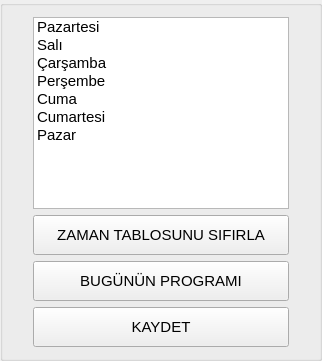
           <widget class="QGroupBox" name="groupBox_9">
            <property name="title">
             <string/>
            </property>
            <property name="alignment">
             <set>Qt::AlignLeading|Qt::AlignLeft|Qt::AlignVCenter</set>
            </property>
            <property name="flat">
             <bool>false</bool>
            </property>
            <layout class="QVBoxLayout" name="verticalLayout_11">
             <property name="leftMargin">
              <number>30</number>
             </property>
             <property name="rightMargin">
              <number>30</number>
             </property>
             <item>
              <widget class="QListWidget" name="listWidget_gunler">
               <property name="font">
                <font>
                 <pointsize>11</pointsize>
                 <weight>50</weight>
                 <bold>false</bold>
                </font>
               </property>
               <property name="toolTip">
                <string>Günü tıklayın.
O günün programı gelsin..</string>
               </property>
               <item>
                <property name="text">
                 <string>Pazartesi</string>
                </property>
               </item>
               <item>
                <property name="text">
                 <string>Salı</string>
                </property>
               </item>
               <item>
                <property name="text">
                 <string>Çarşamba</string>
                </property>
               </item>
               <item>
                <property name="text">
                 <string>Perşembe</string>
                </property>
               </item>
               <item>
                <property name="text">
                 <string>Cuma</string>
                </property>
               </item>
               <item>
                <property name="text">
                 <string>Cumartesi</string>
                </property>
               </item>
               <item>
                <property name="text">
                 <string>Pazar</string>
                </property>
               </item>
              </widget>
             </item>
             <item>
              <widget class="QPushButton" name="btn_saatleri_sifirla">
               <property name="minimumSize">
                <size>
                 <width>0</width>
                 <height>40</height>
                </size>
               </property>
               <property name="font">
                <font>
                 <pointsize>11</pointsize>
                </font>
               </property>
               <property name="text">
                <string>ZAMAN TABLOSUNU SIFIRLA</string>
               </property>
              </widget>
             </item>
             <item>
              <widget class="QPushButton" name="btn_gunun_programini_yukle">
               <property name="minimumSize">
                <size>
                 <width>0</width>
                 <height>40</height>
                </size>
               </property>
               <property name="font">
                <font>
                 <pointsize>11</pointsize>
                </font>
               </property>
               <property name="text">
                <string>BUGÜNÜN PROGRAMI</string>
               </property>
              </widget>
             </item>
             <item>
              <widget class="QPushButton" name="btn_kaydet">
               <property name="minimumSize">
                <size>
                 <width>0</width>
                 <height>40</height>
                </size>
               </property>
               <property name="font">
                <font>
                 <pointsize>11</pointsize>
                </font>
               </property>
               <property name="text">
                <string>KAYDET</string>
               </property>
              </widget>
             </item>
            </layout>
           </widget>
